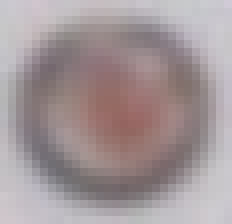
#> input picture labelled_src/algaes/4Porphyridium/10698.jpg, 29 x 28 px, shrunk from 47 x 46 before the run, found by its file name (shown 8 times larger); its folder holds only this picture in this run
$ python rotate_file.py
#> lines starting #> are read from the running program, lines starting #| are printed output that depends on the picture
import os
import cv2 as cv
import numpy as np
import random

# Function to perform the rotation and blending on a single image
def process_image(image_path, output_folder):
    # Load algae image and background image
#> called with output_folder = './rotate_output/algaes/4Porphyridium/'
    image_algae = cv.imread(image_path)
#> image_algae is the input picture: shape (28, 29, 3); mean B, G, R 153.2, 150.8, 163.4
    image_bg = cv.imread('F:/github/Goodluck_babies_VisAlgae23/augmentation/random_gen/gen_augmenter_src/backgrounds/back_0.jpg')
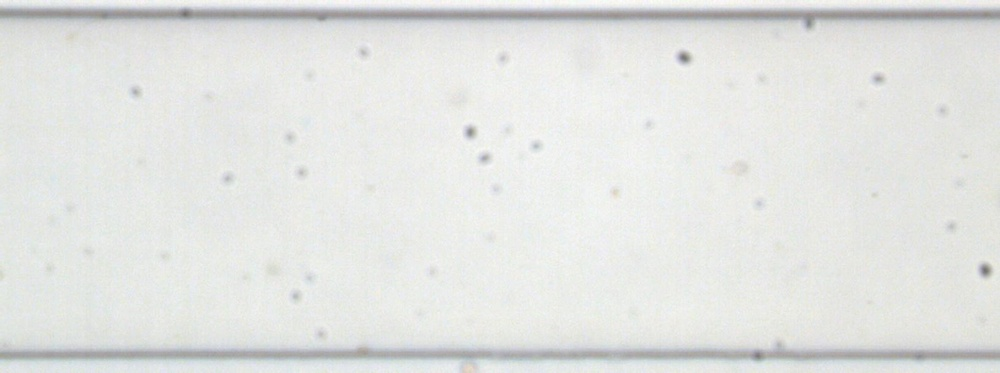
#> input picture labelled_src/backgrounds/back_0.jpg, 1000 x 373 px, shrunk from 1628 x 608 before the run, found by its file name
#> image_bg is the input picture: shape (373, 1000, 3); mean B, G, R 225.5, 227.9, 226.4

    # Define rotation angle
    angle = random.uniform(0, 10)

    # Get rotation matrix
    image_center = tuple(np.array(image_algae.shape[1::-1]) / 2)
#> image_center = (14.5, 14)
    rot_mat = cv.getRotationMatrix2D(image_center, angle, 1.0)

    sin_cos = rot_mat[:, 1]
#> sin_cos = [0.147, 0.989]
    size_convert = np.mat([[sin_cos[1], sin_cos[0]], [sin_cos[0], sin_cos[1]]])
#> size_convert = [[0.989, 0.147], [0.147, 0.989]]
    alg_size = image_algae.shape[1::-1]
#> alg_size = (29, 28)
    out_size = np.dot(alg_size, size_convert)
#> out_size = [[32.8, 31.96]]
    w_convert = int(out_size[:, 0])
#> w_convert = 32
    h_convert = int(out_size[:, 1])
#> h_convert = 31
    rot_mat[0, 2] += (w_convert - image_center[0] * 2) * 0.5
    rot_mat[1, 2] += (h_convert - image_center[1] * 2) * 0.5

    # Rotate algae image
    rotated_algae = cv.warpAffine(image_algae, rot_mat, (w_convert, h_convert), flags=cv.INTER_NEAREST)
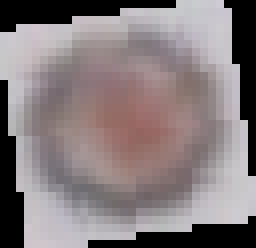
#> rotated_algae: shape (31, 32, 3) (shown 8 times larger); mean B, G, R 125.2, 123.3, 133.6

    # Crop image to reduce black border size
    h_cut = int(image_center[0] * sin_cos[0])
#> h_cut = 2
    w_cut = int(image_center[1] * sin_cos[0])
    h_end = int(h_convert - h_cut)
    w_end = int(w_convert - w_cut)
    cropped = rotated_algae[h_cut:h_end, w_cut:w_end]
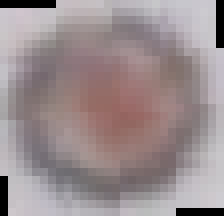
#> cropped: shape (27, 28, 3) (shown 8 times larger); mean B, G, R 143.4, 141.3, 154.6

    # Create rotated image mask
    mask = np.zeros(cropped.shape[:2], dtype=np.uint8)
    mask[cropped.any(axis=-1)] = 255

    # Set seamless clone center position (adjust if needed)
    center = (image_bg.shape[1] // 2, image_bg.shape[0] // 2)

    # Perform seamless cloning
    blended_image = cv.seamlessClone(cropped, image_bg, mask, center, cv.NORMAL_CLONE)

    # Save the result
    output_path = os.path.join(output_folder, os.path.basename(image_path))
    # cv.imwrite(output_path, blended_image)
    cv.imwrite(output_path, cropped)
    print(f"Processed and saved: {output_path}")

# Folder containing algae images
input_folder = 'F:\github\Goodluck_babies_VisAlgae23/augmentation/random_gen\gen_augmenter_src/algaes/4Porphyridium/'

# Output folder for saving processed images
output_folder = './rotate_output/algaes/4Porphyridium/'

# Create output folder if it doesn't exist
os.makedirs(output_folder, exist_ok=True)

# Process each image in the input folder
for filename in os.listdir(input_folder):
    if filename.endswith('.jpg'):
        image_path = os.path.join(input_folder, filename)
        process_image(image_path, output_folder)
